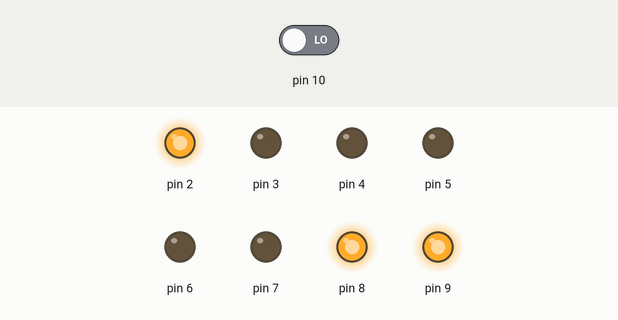
A sketch run on a simulated Arduino Uno, built with avr-gcc and run on an emulated ATmega328P. Shown: output pins drawn as LEDs (lit = HIGH). The test bench sets the inputs (shaded band); at power-on: pin 10 LOW. What the sketch prints to the serial monitor is not drawn.

Above: at 0.2 s.
At 0.7 s:
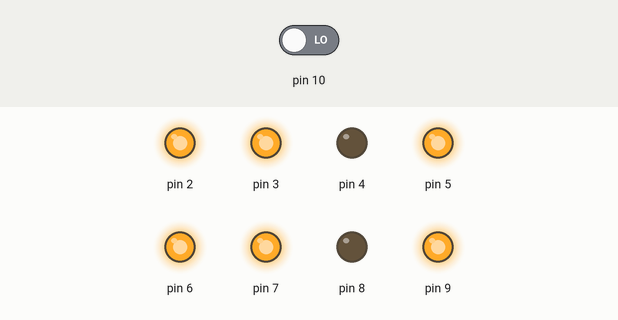
At 1.2 s:
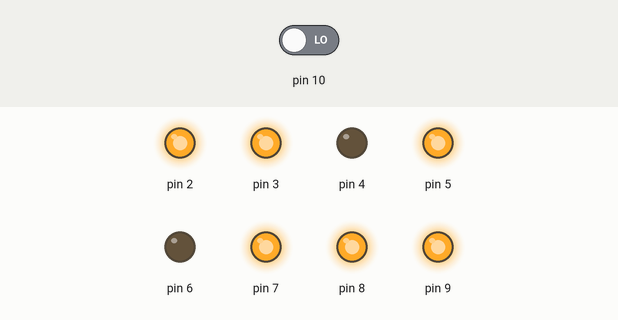
At 2.2 s:
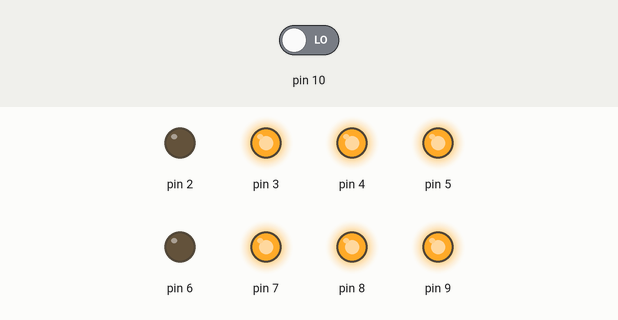
At 3.2 s:
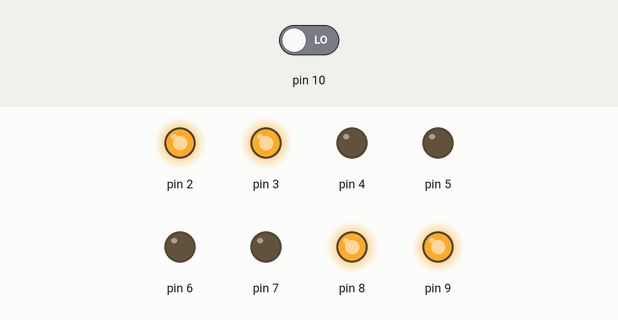
At 4.7 s:
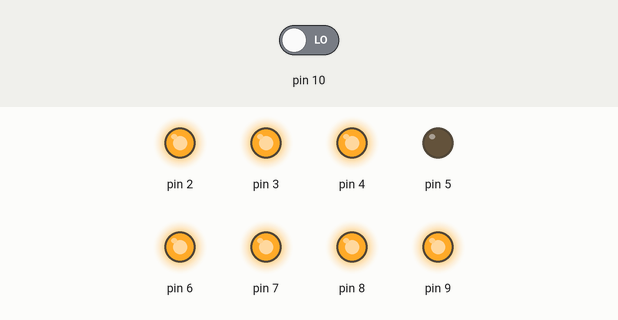
Timing chart, 0 to 5.8 s (numbered marks = the images above):
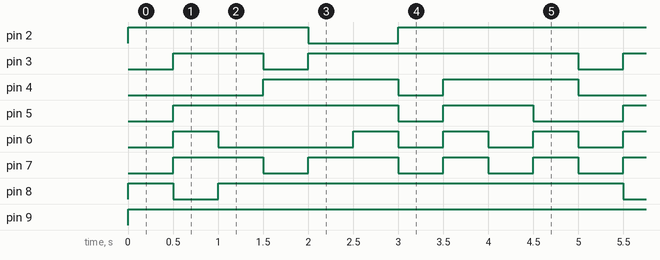

The sketch:

7segLED.ino
```cpp
void setup() {
  // put your setup code here, to run once:
  for(int i=2;i<=9;i++){
    pinMode(i,OUTPUT);
  }
  pinMode(10,INPUT);
  Serial.begin(9600);
}

void loop() {
  Serial.println(digitalRead(10));
   if (digitalRead(10) == HIGH) {
   }

  // put your main code here, to run repeatedly:
  digitalWrite(2,HIGH);
  digitalWrite(3,LOW);
  digitalWrite(4,LOW);
  digitalWrite(5,LOW);
  digitalWrite(6,LOW);
  digitalWrite(7,LOW);
  digitalWrite(8,HIGH);
  digitalWrite(9,HIGH);
  delay(500);
  digitalWrite(2,HIGH);
  digitalWrite(3,HIGH);
  digitalWrite(4,LOW);
  digitalWrite(5,HIGH);
  digitalWrite(6,HIGH);
  digitalWrite(7,HIGH);
  digitalWrite(8,LOW);
  digitalWrite(9,HIGH);
  delay(500);
  digitalWrite(2,HIGH);
  digitalWrite(3,HIGH);
  digitalWrite(4,LOW);
  digitalWrite(5,HIGH);
  digitalWrite(6,LOW);
  digitalWrite(7,HIGH);
  digitalWrite(8,HIGH);
  digitalWrite(9,HIGH);
  delay(500);
  digitalWrite(2,HIGH);
  digitalWrite(3,LOW);
  digitalWrite(4,HIGH);
  digitalWrite(5,HIGH);
  digitalWrite(6,LOW);
  digitalWrite(7,LOW);
  digitalWrite(8,HIGH);
  digitalWrite(9,HIGH);
  delay(500);
  digitalWrite(2,LOW);
  digitalWrite(3,HIGH);
  digitalWrite(4,HIGH);
  digitalWrite(5,HIGH);
  digitalWrite(6,LOW);
  digitalWrite(7,HIGH);
  digitalWrite(8,HIGH);
  digitalWrite(9,HIGH);
  delay(500);
  digitalWrite(2,LOW);
  digitalWrite(3,HIGH);
  digitalWrite(4,HIGH);
  digitalWrite(5,HIGH);
  digitalWrite(6,HIGH);
  digitalWrite(7,HIGH);
  digitalWrite(8,HIGH);
  digitalWrite(9,HIGH);
  delay(500);
  digitalWrite(2,HIGH);
  digitalWrite(3,HIGH);
  digitalWrite(4,LOW);
  digitalWrite(5,LOW);
  digitalWrite(6,LOW);
  digitalWrite(7,LOW);
  digitalWrite(8,HIGH);
  digitalWrite(9,HIGH);
  delay(500);
  digitalWrite(2,HIGH);
  digitalWrite(3,HIGH);
  digitalWrite(4,HIGH);
  digitalWrite(5,HIGH);
  digitalWrite(6,HIGH);
  digitalWrite(7,HIGH);
  digitalWrite(8,HIGH);
  digitalWrite(9,HIGH);
  delay(500);
  digitalWrite(2,HIGH);
  digitalWrite(3,HIGH);
  digitalWrite(4,HIGH);
  digitalWrite(5,HIGH);
  digitalWrite(6,LOW);
  digitalWrite(7,LOW);
  digitalWrite(8,HIGH);
  digitalWrite(9,HIGH);
  delay(500);
  digitalWrite(2,HIGH);
  digitalWrite(3,HIGH);
  digitalWrite(4,HIGH);
  digitalWrite(5,LOW);
  digitalWrite(6,HIGH);
  digitalWrite(7,HIGH);
  digitalWrite(8,HIGH);
  digitalWrite(9,HIGH);
  delay(500);


}
```

Measured:
- by itself, pin 2: repeats every 5.0 s: LOW 1.0 s, HIGH 4.0 s
- by itself, pin 3: repeats every 5.0 s: LOW 0.50 s, HIGH 3.0 s, LOW 0.50 s, HIGH 1.0 s
- by itself, pin 4: repeats every 5.0 s: LOW 0.50 s, HIGH 1.5 s, LOW 1.5 s, HIGH 1.5 s
- by itself, pin 5: repeats every 5.0 s: LOW 0.50 s, HIGH 1.0 s, LOW 1.0 s, HIGH 2.5 s
- by itself, pin 6: repeats every 5.0 s: LOW 1.5 s, 3 × (HIGH 0.50 s, LOW 0.50 s), HIGH 0.50 s
- by itself, pin 7: repeats every 5.0 s: LOW 0.50 s, HIGH 1.0 s, 2 × (LOW 0.50 s, HIGH 0.50 s), LOW 0.50 s, HIGH 1.0 s
- by itself, pin 8: repeats every 5.0 s: LOW 0.50 s, HIGH 4.5 s
- by itself, pin 9: LOW → HIGH at 0.00 s
